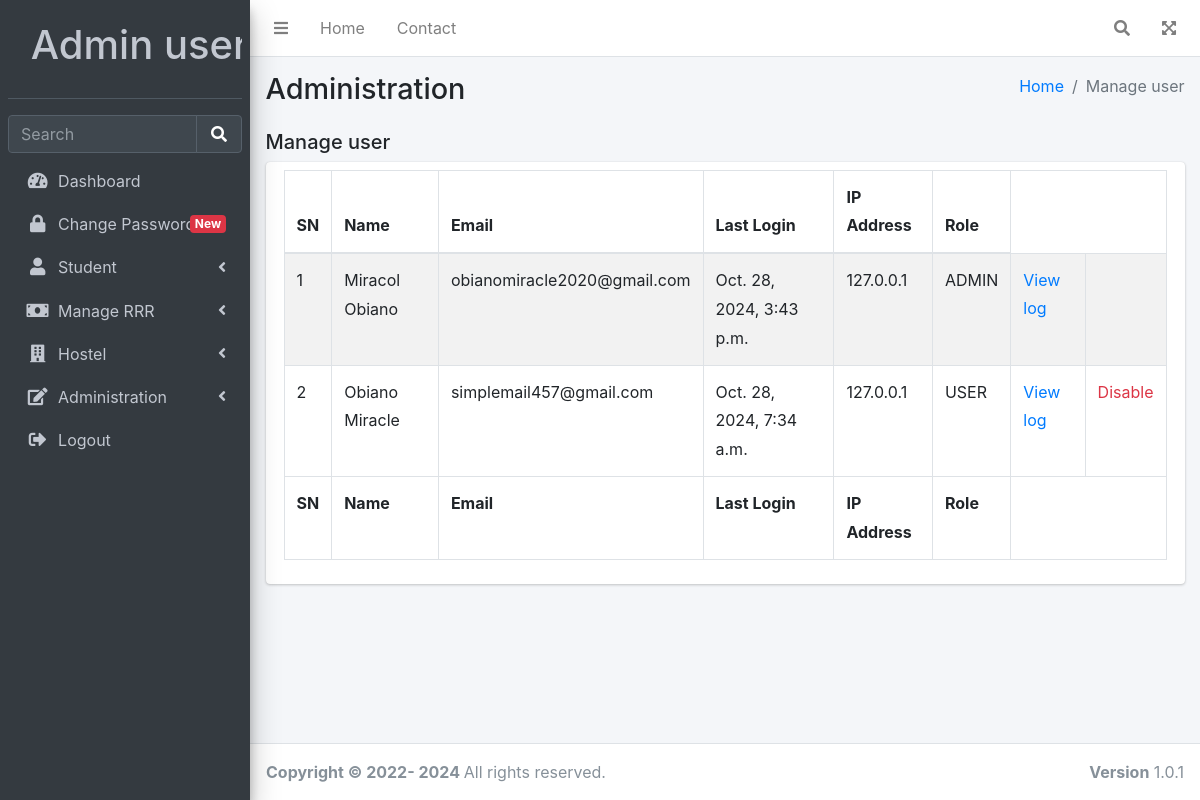
/account/user/manage/ (signed in), run on the app's committed database.
### account/models.py (models this page shows)
class User(AbstractUser):
    last_login_ip = models.CharField(max_length=20, blank=True, null=True)
    role = models.CharField(max_length=10, default='user')
    ref = models.UUIDField(default=uuid4, editable=False)

### account/decorators.py (the view)
        def wrapper_func(request, *args, **kwargs):
            group = None
            if request.user.groups.exists():
                group = request.user.groups.all()[0].name
            if group in allowed_roles:
                return view_func(request, *args, **kwargs)
            else:
                return render(request,'account/404.html')

### account/views.py (called while the page is built)
@login_required(login_url='login')
@allowed_users(allowed_roles=['admin'])
def manageUser(request):
    users = User.objects.all()
    logs = Log.objects.all()
    context = {'users':users,'logs':logs}
    return render(request, 'hostel/manage-user.html', context)

### hostel/templates/hostel/manage-user.html (shortened to what this page needs)
{% extends 'hostel/main.html' %}
{% load static %}
{% block content %}
<div class="content-header">
    <div class="container-fluid">
        <div class="row mb-2">
            <div class="col-sm-6">
                <h1 class="m-0">Administration</h1>
            </div>
            <div class="col-sm-6">
                <ol class="breadcrumb float-sm-right">
                    <li class="breadcrumb-item"><a href="/">Home</a></li>
                    <li class="breadcrumb-item active">Manage user</li>
                </ol>
            </div>
        </div>
    </div>
</div>
<section class="content">
    <div class="container-fluid">
        <h5 class="mb-2">Manage user</h5>
        <div class="row">
            <div class="col-12">
                <div class="info-box">
                    <div class="info-box-content">
                        <table id="example1" class="table table-bordered table-striped">
                            <thead>
                                <tr>
                                    <th>SN</th>
                                    <th>Name</th>
                                    <th>Email</th>
                                    <th>Last Login</th>
                                    <th>IP Address</th>
                                    <th>Role</th>
                                </tr>
                            </thead>
                            <tbody>
                                {% for u in users %}
                                <tr>
                                    <td>{{forloop.counter}}</td>
                                    <td>{{u.last_name}} {{u.first_name}}</td>
                                    <td>{{u.email}}</td>
                                    <td>{{u.last_login}}</td>
                                    <td>{{u.last_login_ip}}</td>
                                    <td>{{u.role|upper}}</td>
                                    <td><a href="" data-toggle="modal" data-target="#modal-default-{{u.id}}">View
                                            log</a></td>
                                    {% if u.role == 'user' %}
                                    {% if u.is_active %}
                                    <td><a href="{% url 'disable-user' u.email %}" class="text-danger">Disable</a></td>
                                    {% else %}
                                    <td><a href="{% url 'enable-user' u.email %}" class="text-success">Enable</a></td>
                                    {% endif %}
                                    {% else %}
                                    <td></td>
                                    {% endif %}
                                </tr>
                                {% endfor %}
                            </tbody>
                            <tfoot>
                                <tr>
                                    <th>SN</th>
                                    <th>Name</th>
                                    <th>Email</th>
                                    <th>Last Login</th>
                                    <th>IP Address</th>
                                    <th>Role</th>
                                </tr>
                            </tfoot>
                        </table>
                    </div>
                </div>
            </div>
        </div>
    </div>
</section>
{% endblock content %}

### hostel/templates/hostel/main.html (shortened to what this page needs)
{% load static %}
<!DOCTYPE html>
<html lang="en">
<head>
  <link rel="stylesheet" href="{% static 'dist/css/css24b9.css' %}">
  <link rel="stylesheet" href="{% static 'plugins/fontawesome-free/css/all.min.css' %}">
  <link rel="stylesheet" href="{% static 'dist/css/ionicons/2.0.1/css/ionicons.min.css' %}">
  <link rel="stylesheet" href="{% static 'plugins/tempusdominus-bootstrap-4/css/tempusdominus-bootstrap-4.min.css' %}">
  <link rel="stylesheet" href="{% static 'plugins/icheck-bootstrap/icheck-bootstrap.min.css' %}">
  <link rel="stylesheet" href="{% static 'dist/css/adminlte.min2167.css' %}">
  <link rel="stylesheet" href="{% static 'plugins/overlayScrollbars/css/OverlayScrollbars.min.css' %}">
  <link rel="stylesheet" href="{% static 'plugins/summernote/summernote-bs4.min.css' %}">
  <link rel="stylesheet" href="{% static 'toastr/toastr.min.css' %}">
</head>
<body class="hold-transition sidebar-mini layout-fixed">
  <div class="wrapper">
    <nav class="main-header navbar navbar-expand navbar-white navbar-light">
      <ul class="navbar-nav">
        <li class="nav-item">
          <a class="nav-link" data-widget="pushmenu" href="#" role="button"><i class="fas fa-bars"></i></a>
        </li>
        <li class="nav-item d-none d-sm-inline-block">
          <a href="/" class="nav-link">Home</a>
        </li>
        <li class="nav-item d-none d-sm-inline-block">
          <a href="#" class="nav-link">Contact</a>
        </li>
      </ul>
      <ul class="navbar-nav ml-auto">
        <li class="nav-item">
          <a class="nav-link" data-widget="navbar-search" href="#" role="button">
            <i class="fas fa-search"></i>
          </a>
        </li>
        <li class="nav-item">
          <a class="nav-link" data-widget="fullscreen" href="#" role="button">
            <i class="fas fa-expand-arrows-alt"></i>
          </a>
        </li>
      </ul>
    </nav>
    <aside class="main-sidebar sidebar-dark-primary elevation-4">
      <div class="sidebar">
        <div class="user-panel mt-3 pb-3 mb-3 d-flex">
          <div class="image">
          </div>
          <h1 class="info  text-center">
            <a href="#" class="d-block">Admin user</a>
          </h1>
        </div>
        <div class="form-inline">
          <div class="input-group" data-widget="sidebar-search">
            <input class="form-control form-control-sidebar" type="search" placeholder="Search" aria-label="Search">
            <div class="input-group-append">
              <button class="btn btn-sidebar">
                <i class="fas fa-search fa-fw"></i>
              </button>
            </div>
          </div>
        </div>
        <nav class="mt-2">
          <ul class="nav nav-pills nav-sidebar flex-column" data-widget="treeview" role="menu" data-accordion="false">
            <li class="nav-item">
              <a href="/" class="nav-link">
                <i class="nav-icon fas fa-tachometer-alt"></i>
                <p>
                  Dashboard
                </p>
              </a>
            </li>
            <li class="nav-item">
              <a href="{% url 'change-password' %}" class="nav-link">
                <i class="nav-icon fas fa-lock"></i>
                <p>
                  Change Password
                  <span class="right badge badge-danger">New</span>
                </p>
              </a>
            </li>
            <li class="nav-item">
              <a href="#" class="nav-link">
                <i class="nav-icon fas fa-user"></i>
                <p>
                  Student
                  <i class="right fas fa-angle-left"></i>
                </p>
              </a>
            </li>
            <li class="nav-item">
              <a href="#" class="nav-link">
                <i class="nav-icon fas fa-money-bill"></i>
                <p>
                  Manage RRR
                  <i class="fas fa-angle-left right"></i>
                </p>
              </a>
            </li>
            <li class="nav-item">
              <a href="#" class="nav-link">
                <i class="nav-icon fas fa-building"></i>
                <p>
                  Hostel
                  <i class="fas fa-angle-left right"></i>
                </p>
              </a>
            </li>
            <li class="nav-item">
              <a href="#" class="nav-link">
                <i class="nav-icon fas fa-edit"></i>
                <p>
                  Administration
                  <i class="fas fa-angle-left right"></i>
                </p>
              </a>
            </li>
            <li class="nav-item">
              <a href="{% url 'logout' %}" class="nav-link">
                <i class="fas fa-sign-out-alt nav-icon"></i>
                <p>Logout</p>
              </a>
            </li>
          </ul>
        </nav>
      </div>
    </aside>
    <div class="content-wrapper">
      {% block content %}
      {% endblock content %}
    </div>
    <footer class="main-footer">
      <strong>Copyright &copy; 2022-
      </strong>
      All rights reserved.
      <div class="float-right d-none d-sm-inline-block">
        <b>Version</b> 1.0.1
      </div>
    </footer>
  </div>
</body>
</html>

### data on the page
User: last_name "Miracol", first_name "Obiano", email "obianomiracle2020@gmail.com", last_login "Oct. 28, 2024, 3:43 p.m.", last_login_ip "127.0.0.1", role "ADMIN"
User: last_name "Obiano", first_name "Miracle", email "simplemail457@gmail.com", last_login "Oct. 28, 2024, 7:34 a.m.", last_login_ip "127.0.0.1", role "USER", is_active "Disable"
